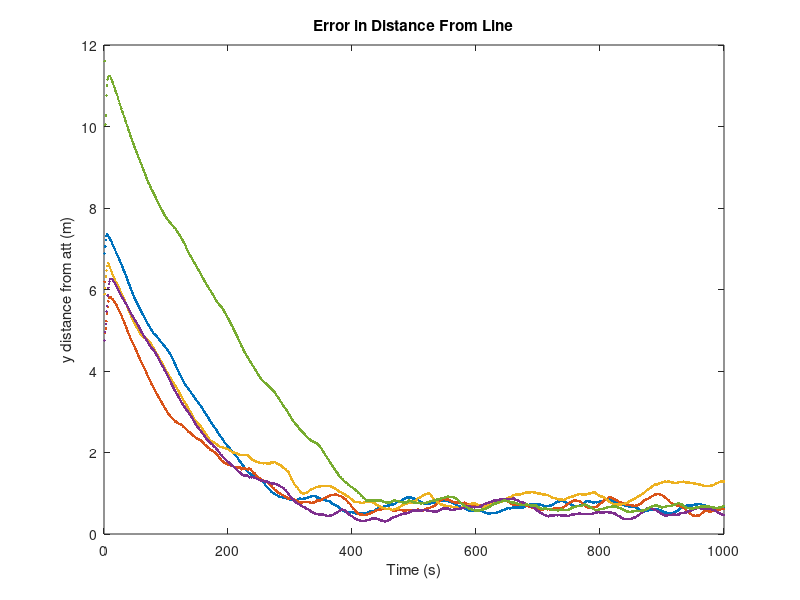
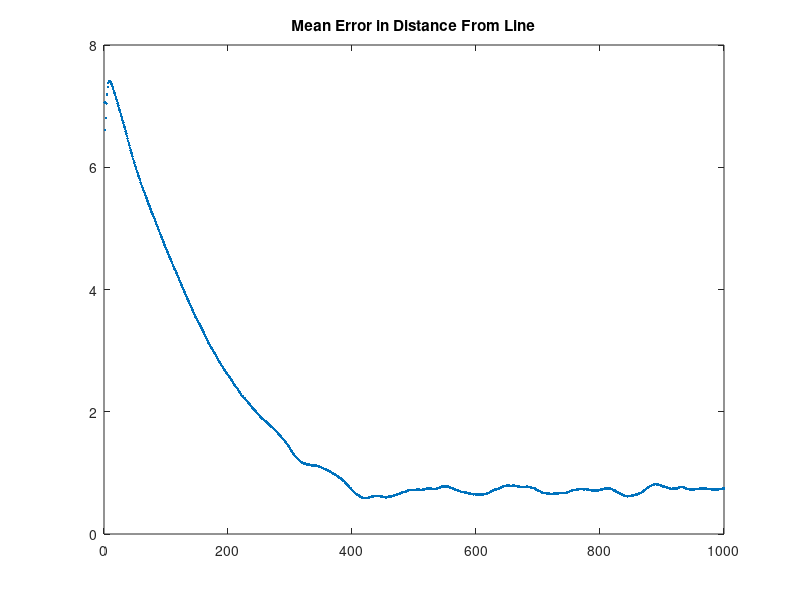

Recreate these plots in MATLAB, in order.
% Reads shark mean position estimate log file from att_line_pf.py and
% plots


% % Read File
M = csvread('testError50_50_0525random_4.txt');

x_50 = M; % Error of shark's distance from line

plot(x_50', '.');
xlabel('Time (s)');
ylabel('y distance from att (m)')
title('Error in Distance From Line')

% Plot Mean
xmean_50 = mean(x_50);
figure
plot(xmean_50', '.')
title('Mean Error in Distance From Line')


% subplot(2,1,1)
% plot(x_20');
% subplot(2,1,2)
% plot(x_50');
% hold off
